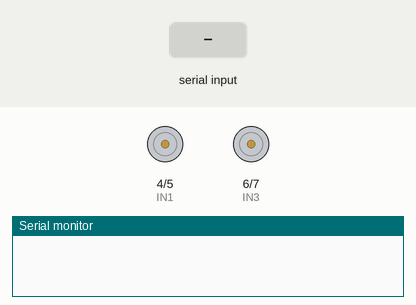
This sketch was run on a simulated Arduino Uno, built with avr-gcc and run on an emulated ATmega328P. On the bench: motor-driver pin pairs drawn as motors (green arrow = first pin HIGH = forward, orange = second pin HIGH = backward, longer = more drive), the last lines printed to the serial monitor. Inputs (shaded band) come from the test bench.

Above: at 1.2 s.
1.3 s: "w" received over Serial
At 2.1 s:
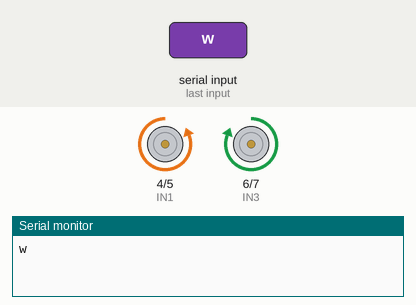
2.8 s: "a" received over Serial
At 3.2 s:
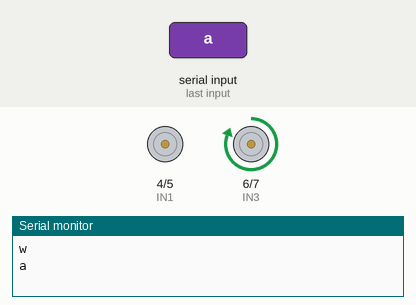
4.3 s: "d" received over Serial
At 5.5 s:
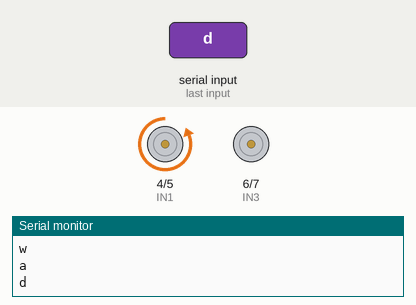
5.8 s: "s" received over Serial
At 6.7 s:
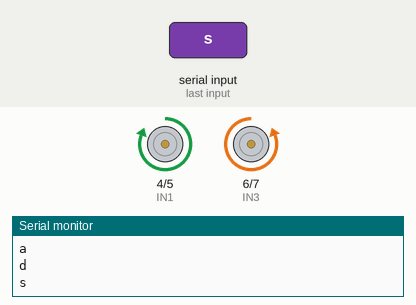
Timing chart, 0 to 8.3 s (numbered marks = the images above; inputs shaded):
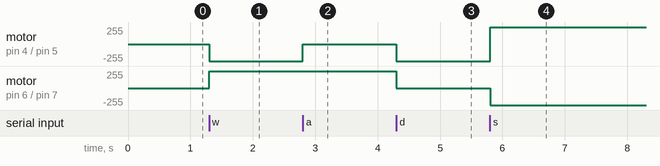

The sketch:

algoritmo.ino
```cpp
int IN1 = 4;
int IN2 = 5;
int IN3 = 6;
int IN4 = 7;
char ligar = 0;
int controle=0;

void setup()
{
  Serial.begin(9600);
  //Define os pinos como saida
 pinMode(IN1, OUTPUT);
 pinMode(IN2, OUTPUT);
 pinMode(IN3, OUTPUT);
 pinMode(IN4, OUTPUT);
}

void loop(){
  if(Serial.available()){
    ligar = Serial.read();
    Serial.println(ligar);
    if(ligar == 'w'){
      controle = 1;
      acelerar();
    }
    else if(ligar == 'a'){
      controle = 1;
      virar_esquerda();
    }
    else if(ligar == 'd'){
      controle = 1;
      virar_direita();
    }
    else if(ligar == 's'){
      controle = 1;
      desacelerar();
    }
    else {
    controle =1;
    parar();
    }
  }
  if(controle == 1){
   // delay(2000);
    controle = 0;
  }

 //s parar();
  //acelerar();
}

void acelerar(){
  //RODA ESQUERDA
  digitalWrite(IN1, LOW);
  digitalWrite(IN2, HIGH);
  // RODA DIREITA
  digitalWrite(IN3, HIGH);
  digitalWrite(IN4, LOW);
}

void desacelerar(){
  //RODA ESQUERDA
  digitalWrite(IN1, HIGH);
  digitalWrite(IN2, LOW);
  // RODA DIREITA
  digitalWrite(IN3, LOW);
  digitalWrite(IN4, HIGH);
}

void virar_esquerda(){
  //RODA ESQUERDA
  digitalWrite(IN1, LOW);
  digitalWrite(IN2, LOW);
  // RODA DIREITA
  digitalWrite(IN3, HIGH);
  digitalWrite(IN4, LOW);
}

void virar_direita(){
 //RODA ESQUERDA
  digitalWrite(IN1, LOW);
  digitalWrite(IN2, HIGH);
  // RODA DIREITA
  digitalWrite(IN3, LOW);
  digitalWrite(IN4, LOW);
}

void parar(){
  //RODA ESQUERDA
  digitalWrite(IN1, LOW);
  digitalWrite(IN2, LOW);
  // RODA DIREITA
  digitalWrite(IN3, LOW);
  digitalWrite(IN4, LOW);
}

void ler_pista(){
 //Adicionar sensores
 //A partir do status deles, executar algum movimento
}

void wait(){
//Espera o tempo para o robô ultrapassar
//completamente a linha de chegada
//AJUSTAR O TEMPO
delay(3000);
//paramos o robô
parar();
//esperamos o tempo pedido pela organização
delay(10000);
}
```

Measured:
- after the input at 1.3 s, motor on pin 4 (IN1) / pin 5 (IN2): stopped → backward 255/255 at once; motor on pin 6 (IN3) / pin 7 (IN4): stopped → forward 255/255 at once
- after the input at 2.8 s, motor on pin 4 (IN1) / pin 5 (IN2): backward 255/255 → stopped at once
- after the input at 4.3 s, motor on pin 4 (IN1) / pin 5 (IN2): stopped → backward 255/255 at once; motor on pin 6 (IN3) / pin 7 (IN4): forward 255/255 → stopped at once
- after the input at 5.8 s, motor on pin 4 (IN1) / pin 5 (IN2): backward 255/255 → forward 255/255 at once; motor on pin 6 (IN3) / pin 7 (IN4): stopped → backward 255/255 at once
